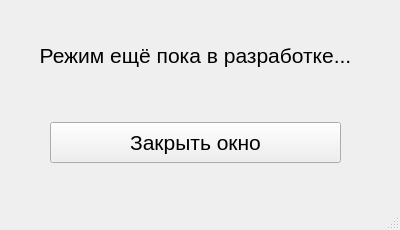
<?xml version="1.0" encoding="UTF-8"?>
<ui version="4.0">
 <class>MainWindow</class>
 <widget class="QMainWindow" name="MainWindow">
  <property name="geometry">
   <rect>
    <x>0</x>
    <y>0</y>
    <width>400</width>
    <height>230</height>
   </rect>
  </property>
  <property name="minimumSize">
   <size>
    <width>400</width>
    <height>230</height>
   </size>
  </property>
  <property name="maximumSize">
   <size>
    <width>400</width>
    <height>230</height>
   </size>
  </property>
  <property name="windowTitle">
   <string>В разработке...</string>
  </property>
  <widget class="QWidget" name="centralwidget">
   <widget class="QLabel" name="label">
    <property name="geometry">
     <rect>
      <x>30</x>
      <y>30</y>
      <width>331</width>
      <height>51</height>
     </rect>
    </property>
    <property name="font">
     <font>
      <pointsize>16</pointsize>
     </font>
    </property>
    <property name="text">
     <string>Режим ещё пока в разработке...</string>
    </property>
    <property name="alignment">
     <set>Qt::AlignCenter</set>
    </property>
   </widget>
   <widget class="QPushButton" name="pushButton">
    <property name="geometry">
     <rect>
      <x>50</x>
      <y>122</y>
      <width>291</width>
      <height>41</height>
     </rect>
    </property>
    <property name="font">
     <font>
      <pointsize>16</pointsize>
     </font>
    </property>
    <property name="text">
     <string>Закрыть окно</string>
    </property>
   </widget>
  </widget>
  <widget class="QMenuBar" name="menubar">
   <property name="geometry">
    <rect>
     <x>0</x>
     <y>0</y>
     <width>400</width>
     <height>21</height>
    </rect>
   </property>
  </widget>
  <widget class="QStatusBar" name="statusbar"/>
 </widget>
 <resources/>
 <connections/>
</ui>
